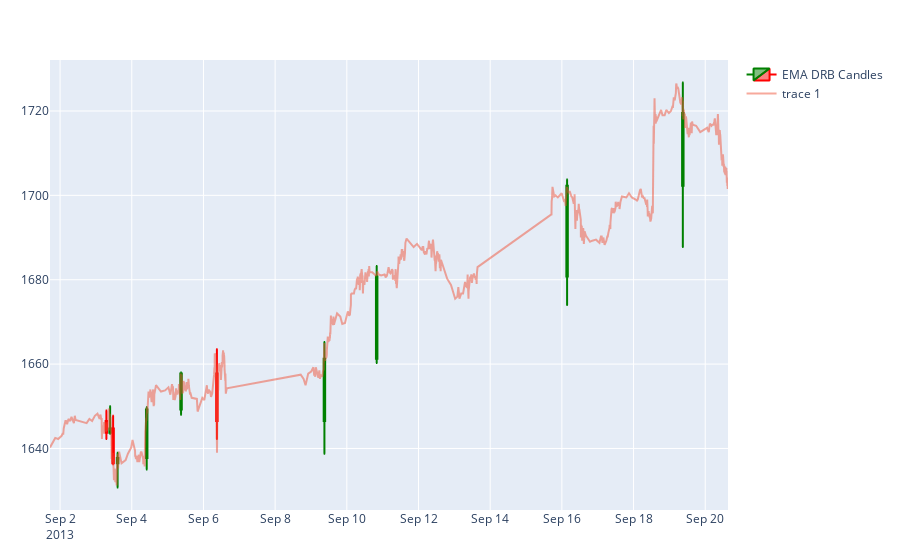

The cell this chart's notebook holds for it:
### Code cell
using DataFrames, CSV, Plotly
using Statistics
using KernelDensity
using StatsBase
using Dates

fig = plot([
        candlestick(
            x=round.(emaDollarRunBars."Date Time", Dates.Minute(30)),
            open=emaDollarRunBars."Open",
            high=emaDollarRunBars."High",
            low=emaDollarRunBars."Low",
            close=emaDollarRunBars."Close",
            name="EMA DRB Candles",
            increasing_line_color="green",
            decreasing_line_color="red",
            whiskerwidth=1,
        ),
        scatter(
            x=tickStandardBars."Date Time",
            y=tickStandardBars.Close,
            opacity=0.5,
        ),
    ],
    Layout(xaxis_rangeslider_visible=false),)

### Figure 1 — Plotly figure (JSON) as saved in the notebook; plotly's stock layout.template omitted (floating-point values rounded to 4 significant figures; data arrays with more than 128 entries replaced by an {"elided": "..."} marker saying what was removed)
{"data": [{"close": [1646.0, 1644.0, 1645.0, 1636.0, 1638.0, 1649.0, 1658.0, 1646.0, 1661.0, 1681.0, 1702.0, 1720.0], "decreasing": {"line": {"color": "red"}}, "high": [null, 1649, 1650, 1648.0, 1639, 1650.0, 1658, 1664.0, 1665.0, 1683.0, 1704.0, 1727.0], "increasing": {"line": {"color": "green"}}, "low": [null, 1642.0, 1644.0, 1636.0, 1631.0, 1635, 1648, 1642.0, 1639.0, 1660.0, 1674, 1688.0], "name": "EMA DRB Candles", "open": [1640.0, 1646.0, 1644.0, 1645.0, 1636.0, 1638.0, 1649.0, 1658.0, 1646.0, 1661.0, 1681.0, 1702.0], "type": "candlestick", "whiskerwidth": 1, "x": ["2013-09-02T07:00:00", "2013-09-03T07:00:00", "2013-09-03T09:30:00", "2013-09-03T11:30:00", "2013-09-03T14:30:00", "2013-09-04T10:00:00", "2013-09-05T09:00:00", "2013-09-06T09:00:00", "2013-09-09T09:00:00", "2013-09-10T20:00:00", "2013-09-16T03:30:00", "2013-09-19T09:00:00"]}, {"opacity": 0.5, "type": "scatter", "x": {"elided": "2181 str values"}, "y": {"elided": "2181 float values"}}], "layout": {"margin": {"b": 50, "l": 50, "r": 50, "t": 60}, "xaxis": {"rangeslider": {"visible": false}}}}
